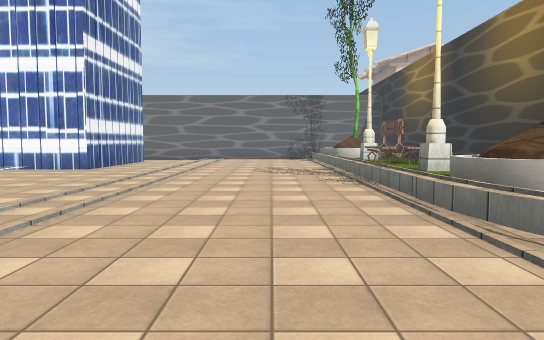
View 1 (above)

13 first-person views from a walk through a scene from a Unity 3-D project. The camera is 1.5 m above the floor, tilts 4° down and sees 70° across. The floor is counted in squares, 2 m on a side. Each view is taken from the middle of a square. On the plan, view 1 faces up. The plan holds only what a view shows up to about 12 squares ahead; the rest is blank. The place goes on beyond the plan. Some trees and plants on the terrain are drawn as simple stand-ins. Some surface patterns are stand-ins.

View 2
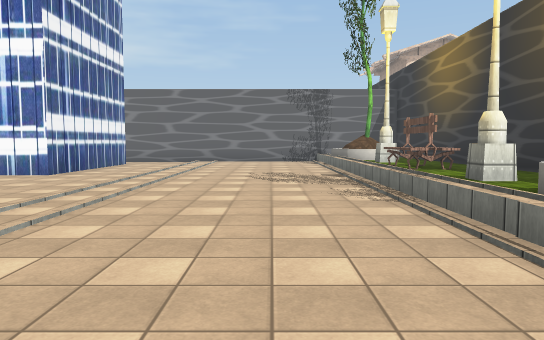

View 3
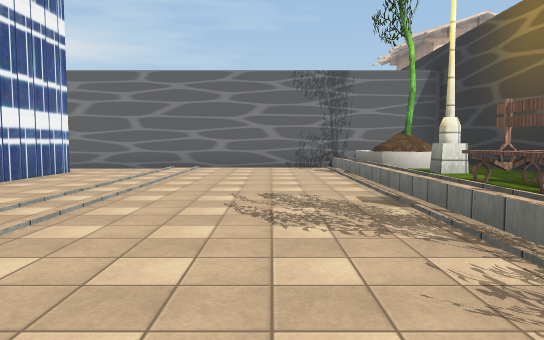

View 4
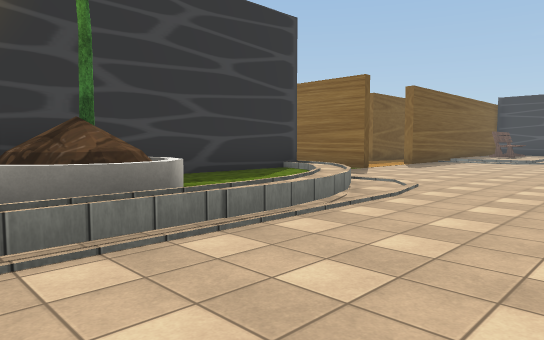

View 5
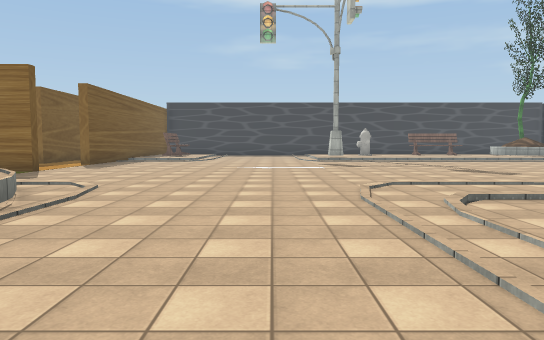

View 6
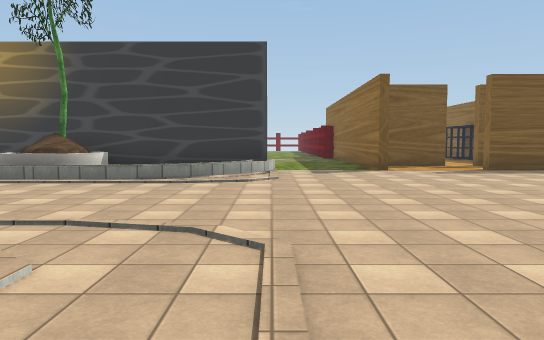

View 7
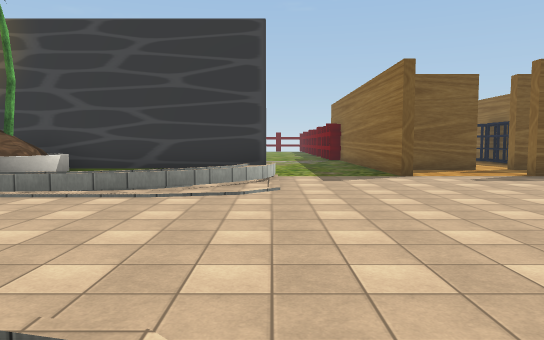

View 8
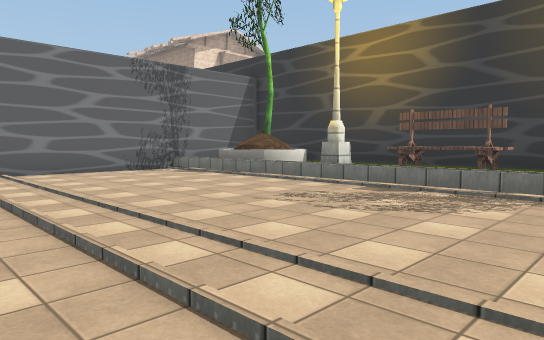

View 9
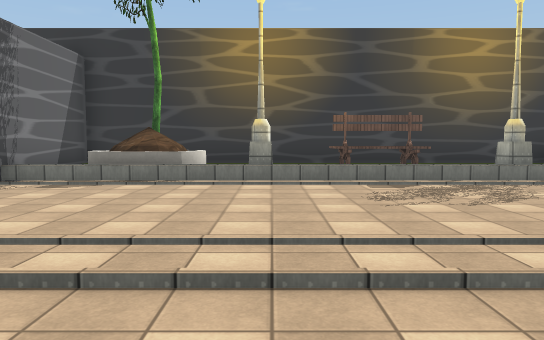

View 10
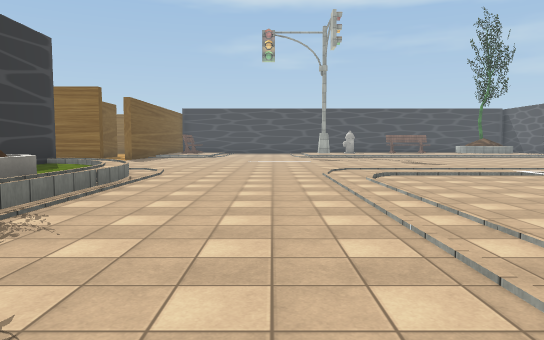

View 11
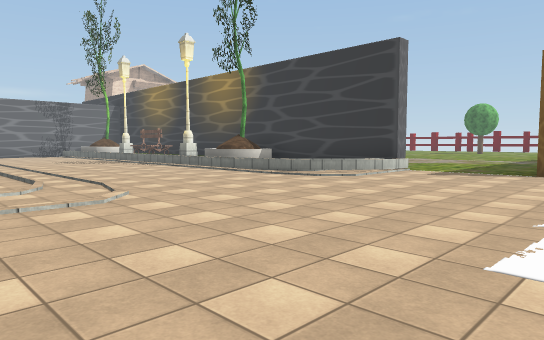

View 12
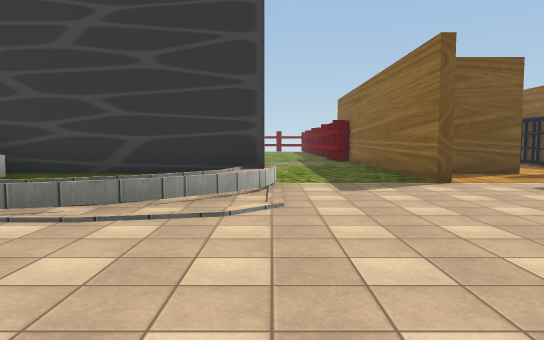

View 13
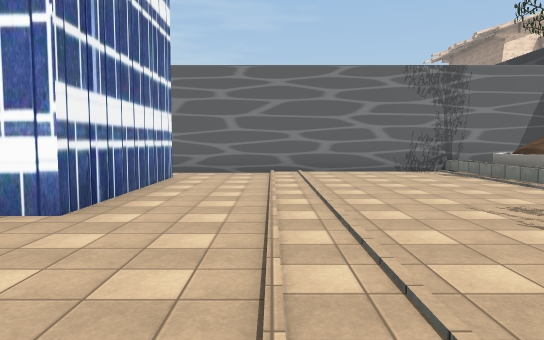

### Floor plan
Key: @ floor where view 1 was taken; # wall or solid block; . floor; / step, stairs or slope; ^ raised ledge; B bench; T tree.
Columns run from 6 left of view 1 to 10 right of it. Each row starts with its distance up from view 1.
 18 ############
 17 .../....^^ #
 16 #../....^# #
 15 #../....^T^#
 14 #../....^^^#
 13 #../....^^^#
 12 #../....^B #
 11 .../....^BB#
 10 .../....^BB#
  9 .../....^^^#
  8 .../....^^^#
  7  ../....^^^#
  6  ../....^^##
  5  ../....^^T#
  4 .../....^^^#
  3 .../....^^^#
  2 .........^^#
  1 .........^^#
  0 ......@....^.....
 -1 .................
 -2 .................
 -3 ............#####
 -4 .............#
 -5 .............#

Where each view was taken, in squares from view 1:
view 1: 0 up, 0 right, facing up
view 2: 2 up, 0 right, facing up
view 3: 6 up, 0 right, facing up
view 4: 7 up, 1 left, facing down-right
view 5: 7 up, 1 left, facing down
view 6: 0 up, 6 left, facing right
view 7: 0 up, 4 left, facing right
view 8: 8 up, 4 left, facing up-right
view 9: 13 up, 5 left, facing right
view 10: 11 up, 1 left, facing down
view 11: 5 down, 5 left, facing up-right
view 12: 0 up, 2 left, facing right
view 13: 7 up, 3 left, facing up
